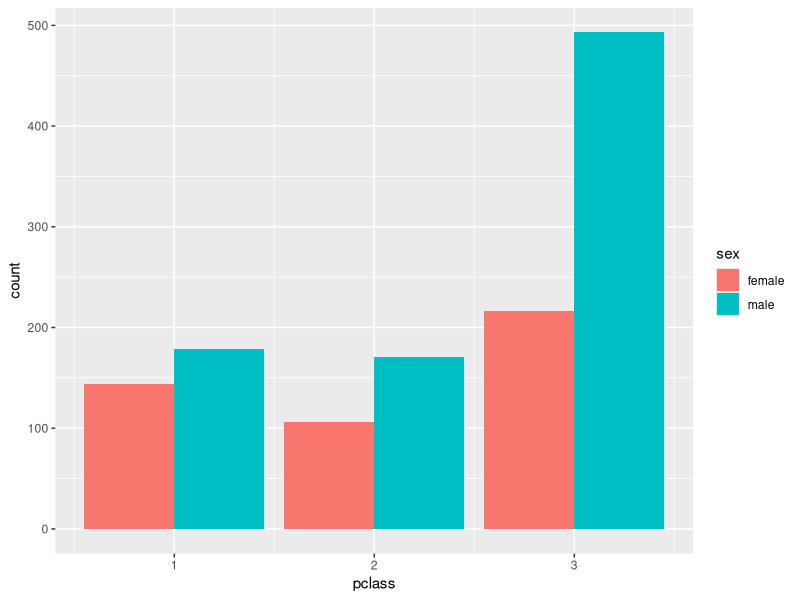
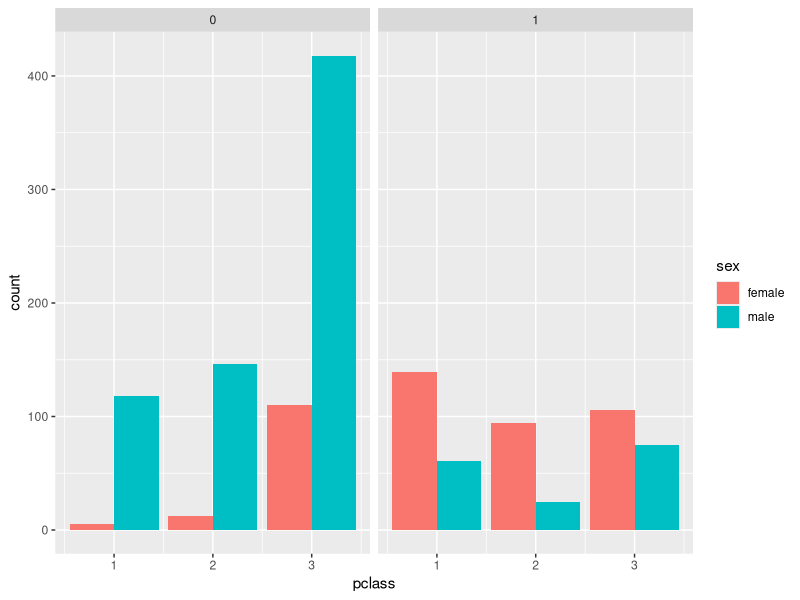
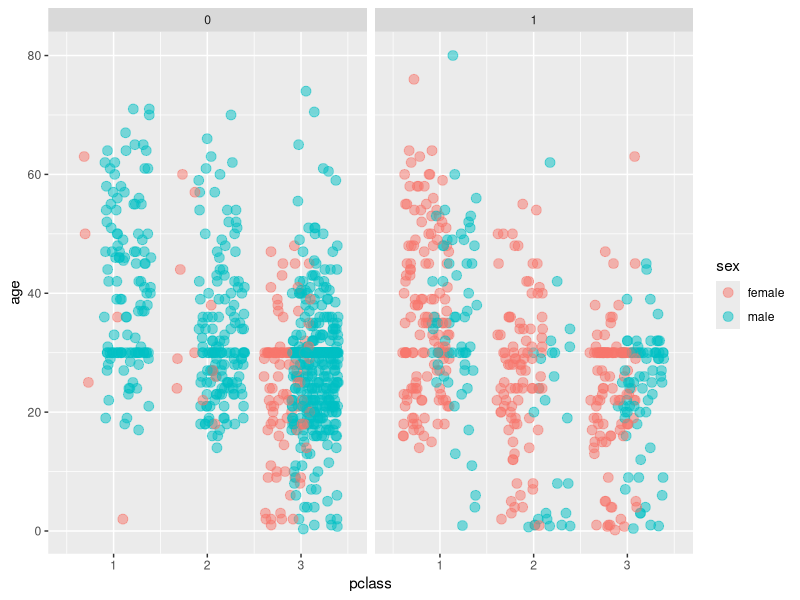

Generate these figures, in order, with R:
## ---- chunk 1
library(ggplot2)
titanic <- read.csv(file="titanic_exercise.csv", header=TRUE, sep = ",")
## ---- chunk 2
# 1 - Check the structure of titanic
str(titanic)

# 2 - Use ggplot() for the first instruction
ggplot(titanic, aes(x = pclass, fill = sex)) + geom_bar(position = "dodge")

# 3 - Plot 2, add facet_grid() layer
ggplot(titanic, aes(x = pclass, fill = sex)) + geom_bar(position = "dodge") + facet_grid(. ~ survived)

# 4 - Define an object for position jitterdodge, to use below
posn.jd <- position_jitterdodge(0.5, 0, 0.6)

# 5 - Plot 3, but use the position object from instruction 4
ggplot(titanic, aes(x = pclass, y = age, col = sex)) + geom_point(position = posn.jd, size = 3, alpha = 0.5) + facet_grid(. ~ survived)
